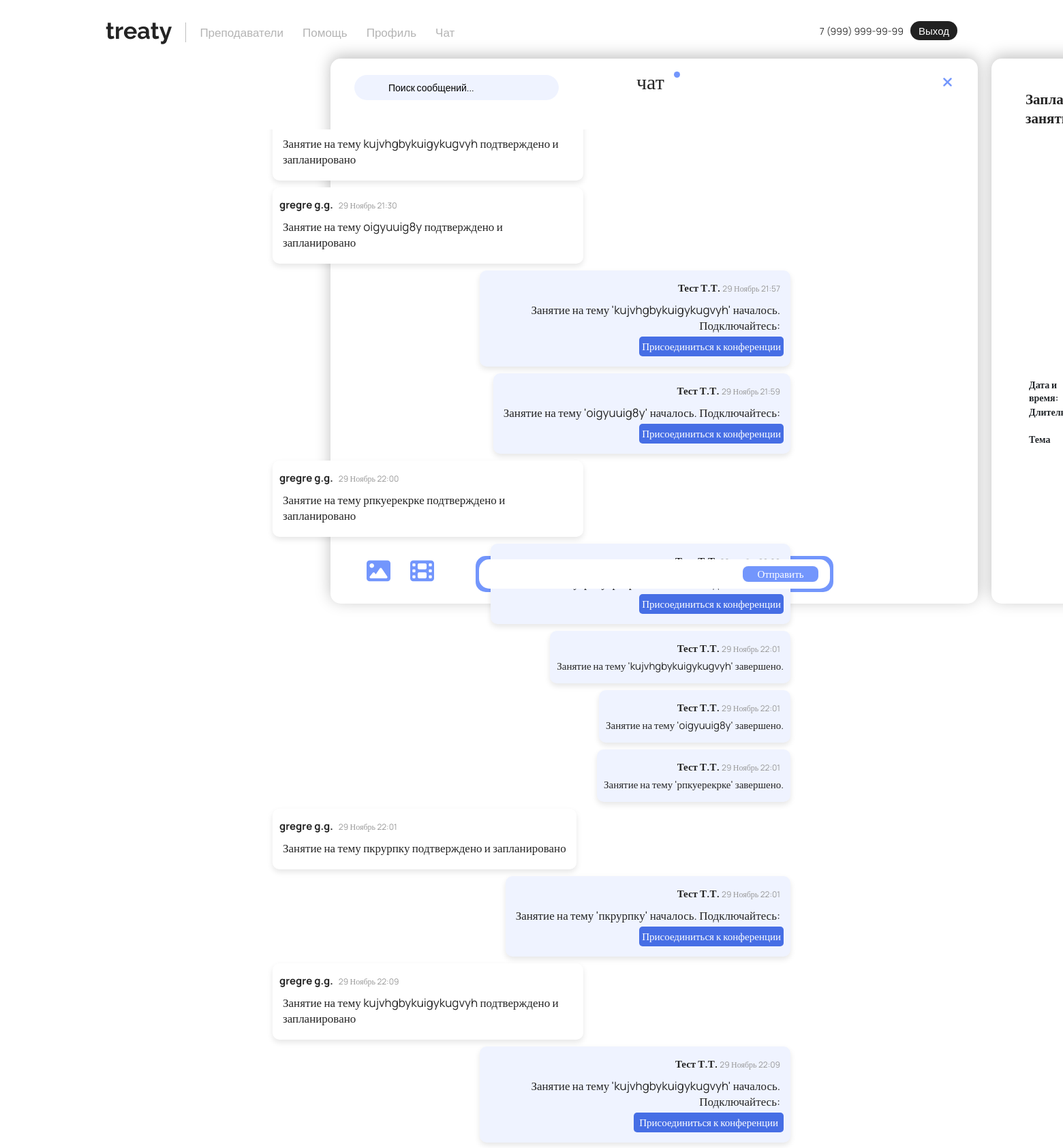
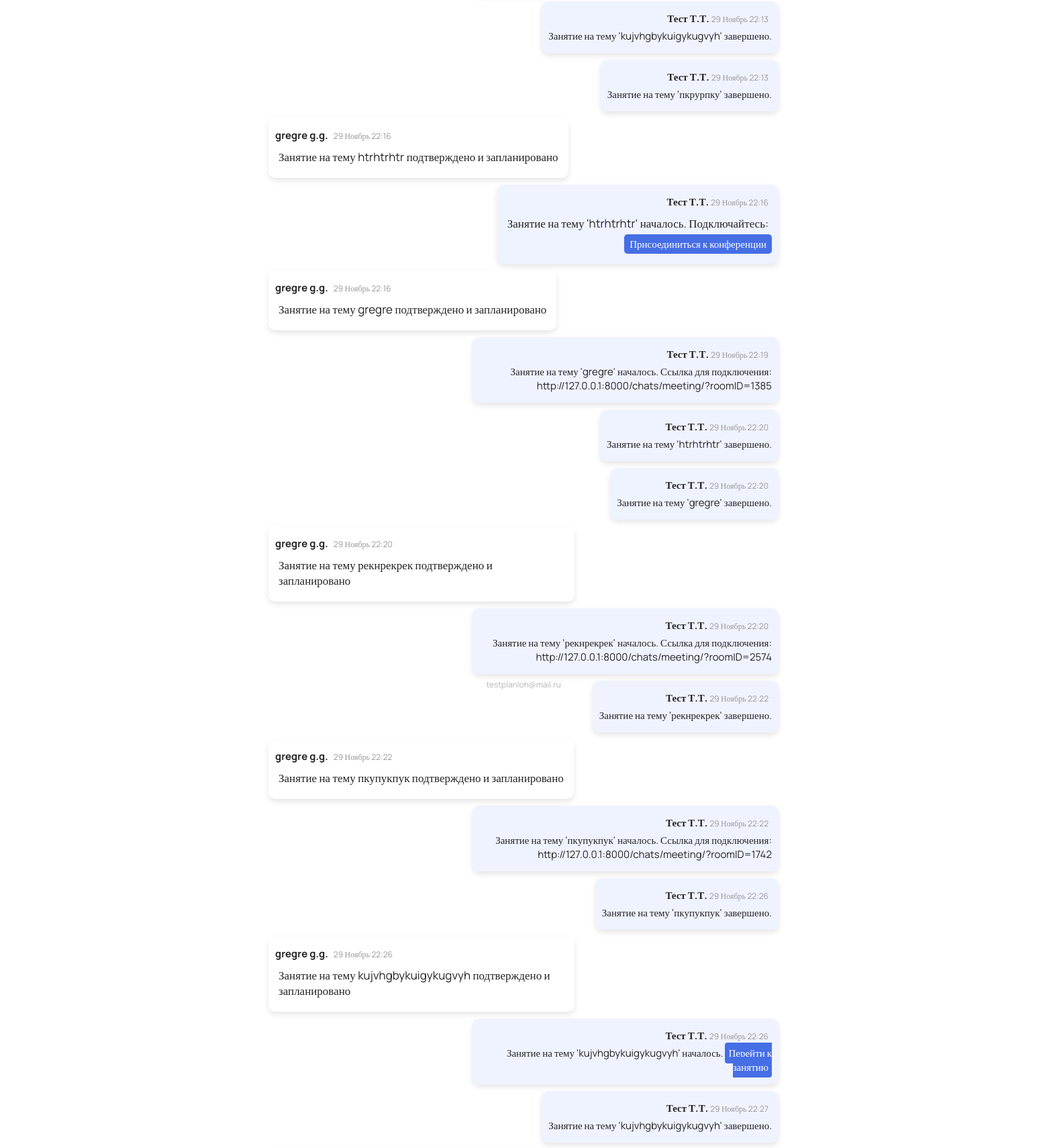
Screenshot of /chats/chat/23/ (signed in, upper part) with the database file from the repository (2 pictures, top to bottom).
### main/models.py (models this page shows, shortened)
class CustomUser(AbstractUser):
    username = None
    email = models.EmailField(unique=True)
    birthday = models.DateField(null=True, blank=True)
    phone = models.CharField(max_length=15, blank=True)
    contact = models.CharField(max_length=50, blank=True)
    last_name = models.CharField(max_length=150, blank=False)  # Фамилия
    first_name = models.CharField(max_length=150, blank=False)  # Имя
    middle_name = models.CharField(max_length=150, blank=False)  # Отчество
    avatar = models.ImageField(upload_to='avatars/', null=True, blank=True)
    is_active = models.BooleanField(default=True)
    is_staff = models.BooleanField(default=False)
    is_superuser = models.BooleanField(default=False)
    date_joined = models.DateTimeField(default=timezone.now)
    rating = models.FloatField(default=0.0)
    USERNAME_FIELD = 'email'
    REQUIRED_FIELDS = []
    objects = CustomUserManager()
    def get_display_name(self):
        return f"{self.first_name} {self.last_name[0]}.{self.middle_name[0]}."

### chat/models.py (models this page shows, shortened)
class Message(models.Model):
    sender = models.ForeignKey(CustomUser, on_delete=models.CASCADE, related_name="sent_messages")
    receiver = models.ForeignKey(CustomUser, on_delete=models.CASCADE, related_name="received_messages")
    content = models.TextField()
    timestamp = models.DateTimeField(auto_now_add=True)
    image = models.ImageField(upload_to="message_images/", null=True, blank=True)
    video = models.FileField(upload_to="message_videos/", null=True, blank=True)

### chat/views.py (the view, shortened to what this page needs)
# urls.py: path('', views.chat_view, name='chats'),
@login_required
def chat_view(request, receiver_id):
    try:
        receiver = CustomUser.objects.get(id=receiver_id)
    except CustomUser.DoesNotExist:
        return redirect("chat_list_view")
    messages = Message.objects.filter(
        (Q(sender=request.user) & Q(receiver=receiver) & ~Q(content__icontains="Для Вас назначено новое занятие!")) |
        (Q(sender=receiver) & Q(receiver=request.user))
    ).order_by("timestamp")
    lessons = Lesson.objects.filter(
        Q(teacher=request.user, student=receiver) |
        Q(teacher=receiver, student=request.user)
    ).order_by("date_time")
    lessons_count = lessons.count()
    start_lesson_button = None
    end_lesson_button = None
    for lesson in lessons:
        if lesson.status == 'scheduled' and lesson.teacher == request.user:
            start_lesson_button = lesson  # Преподаватель может начать занятие
        elif lesson.status == 'in_progress' and lesson.teacher == request.user:
            end_lesson_button = lesson  # Преподаватель может завершить занятие
    confirm_lesson_id = request.GET.get("confirm_lesson")
    decline_lesson_id = request.GET.get("decline_lesson")
    return render(request, "main/chat_detail.html", {
        "messages": messages,
        "receiver": receiver,
        "lessons": lessons,  # Передаем список всех занятий
        "lessons_count": lessons_count,  # Передаем количество занятий
        "start_lesson_button": start_lesson_button,
        "end_lesson_button": end_lesson_button
    })

### chat/templates/main/chat_detail.html (shortened to what this page needs)
{% extends 'main/layout.html' %}
{% load static %}
{% block style %}
<link rel="stylesheet" href="{% static 'main/css/chat.css' %}">
{% endblock %}
{% block content %}
<div><input type="text" id="searchInput" placeholder="Поиск сообщений..." class="searchM2" onkeyup="filterSearch()">
</div>
<div class="yourchatstext2">чат</div>
<div class="krujok2"></div>
<h2 class="username">{{ receiver.email }}</h2>
<div class="rectangle6"></div>
<a href="/chats/" class="close-chat-icon">
    <i class="fa fa-times" style="color: #7396FC; font-size: 20px;"></i>
</a>
<div id="chat-box">
    {% for message in messages %}
    <div class="message {% if message.sender == user %}sent{% else %}received{% endif %}">
        <p>
            <strong class="username2">{{ message.sender.get_display_name }}</strong>
            <small>{{ message.timestamp|date:"j F H:i" }}</small>
        </p>
        <p class="message-content">
            {{ message.content|safe }}
        </p>
    </div>
    {% empty %}
    <p>Сообщений пока нет. Начните переписку!</p>
    {% endfor %}
</div>
{% if user.is_staff %}
<div class="lessons-list">
    <div class="plantext">Запланированные занятия</div>
    <div class="backgroundlesson"></div>
</div>
{% if not lesson %}
<form method="post" action="{% url 'chat_view' receiver.id %}">
    <div class="datetime" for="date_time">Дата и время:</div>
    <input class="datetimeinput" type="datetime-local" name="date_time" required><br>
    <div class="dlit" for="duration">Длительность</div>
    <input class="dlitinput" type="time" name="duration" required><br>
    <div class="topic" for="topic">Тема</div>
    <input class="topicinput" type="text" name="topic" required><br>
</form>
{% endif %}
{% endif %}
<form method="post" enctype="multipart/form-data">
    <button type="submit" class="startchat2">Отправить</button>
    <div class="message-textarea">
        <input name="content" required>
    </div>
    <div>
        <label for="image-input" style="cursor: pointer; position: absolute; top: 821px; left: 538px;">
            <i class="fa fa-image" style="color: #7396FC; font-size: 35px;"></i>
        </label>
        <label for="video-input" style="cursor: pointer; position: absolute; top: 821px; left: 602px;">
            <i class="fa fa-film" style="color: #7396FC; font-size: 35px;"></i>
        </label>
    </div>
</form>
{% endblock %}

### main/static/main/css/main.css (style rules this page uses)
body { overflow-x: hidden; min-height: 100%; position: relative; opacity: 0; padding-bottom: 100px; }
body.theme-loaded { opacity: 1; }

### main/static/main/css/reglog.css (style rules this page uses)
body { background-color: #ffffff !important; overflow-x: hidden; }

### rows the page displays
CustomUser: email "testplanloh@mail.ru"
Message: content "Занятие на тему kujvhgbykuigykugvyh подтверждено и запланировано"
Message: sender.get_display_name "gregre g.g.", timestamp "29 Ноябрь 21:30", content "Занятие на тему oigyuuig8y подтверждено и запланировано"
Message: sender.get_display_name "Тест Т.Т.", timestamp "29 Ноябрь 21:57", content "Занятие на тему 'kujvhgbykuigykugvyh' началось. Подключайтесь: Присоединиться к конференции"
Message: sender.get_display_name "Тест Т.Т.", timestamp "29 Ноябрь 21:59", content "Занятие на тему 'oigyuuig8y' началось. Подключайтесь: Присоединиться к конференции"
Message: sender.get_display_name "gregre g.g.", timestamp "29 Ноябрь 22:00", content "Занятие на тему рпкуерекрке подтверждено и запланировано"
Message: content "Присоединиться к конференции"
Message: sender.get_display_name "Тест Т.Т.", timestamp "29 Ноябрь 22:01", content "Занятие на тему 'kujvhgbykuigykugvyh' завершено."
Message: sender.get_display_name "Тест Т.Т.", timestamp "29 Ноябрь 22:01", content "Занятие на тему 'oigyuuig8y' завершено."
Message: sender.get_display_name "Тест Т.Т.", timestamp "29 Ноябрь 22:01", content "Занятие на тему 'рпкуерекрке' завершено."
Message: sender.get_display_name "gregre g.g.", timestamp "29 Ноябрь 22:01", content "Занятие на тему пкрурпку подтверждено и запланировано"
Message: sender.get_display_name "Тест Т.Т.", timestamp "29 Ноябрь 22:01", content "Занятие на тему 'пкрурпку' началось. Подключайтесь: Присоединиться к конференции"
Message: sender.get_display_name "gregre g.g.", timestamp "29 Ноябрь 22:09", content "Занятие на тему kujvhgbykuigykugvyh подтверждено и запланировано"
Message: sender.get_display_name "Тест Т.Т.", timestamp "29 Ноябрь 22:09", content "Занятие на тему 'kujvhgbykuigykugvyh' началось. Подключайтесь: Присоединиться к конференции"
Message: sender.get_display_name "Тест Т.Т.", timestamp "29 Ноябрь 22:13", content "Занятие на тему 'kujvhgbykuigykugvyh' завершено."
Message: sender.get_display_name "Тест Т.Т.", timestamp "29 Ноябрь 22:13", content "Занятие на тему 'пкрурпку' завершено."
Message: sender.get_display_name "gregre g.g.", timestamp "29 Ноябрь 22:16", content "Занятие на тему htrhtrhtr подтверждено и запланировано"
Message: sender.get_display_name "Тест Т.Т.", timestamp "29 Ноябрь 22:16", content "Занятие на тему 'htrhtrhtr' началось. Подключайтесь: Присоединиться к конференции"
Message: sender.get_display_name "gregre g.g.", timestamp "29 Ноябрь 22:16", content "Занятие на тему gregre подтверждено и запланировано"
Message: sender.get_display_name "Тест Т.Т.", timestamp "29 Ноябрь 22:19", content "Занятие на тему 'gregre' началось. Ссылка для подключения: http://127.0.0.1:8000/chats/meeting/?roomID=1385"
Message: sender.get_display_name "Тест Т.Т.", timestamp "29 Ноябрь 22:20", content "Занятие на тему 'htrhtrhtr' завершено."
Message: sender.get_display_name "Тест Т.Т.", timestamp "29 Ноябрь 22:20", content "Занятие на тему 'gregre' завершено."
Message: sender.get_display_name "gregre g.g.", timestamp "29 Ноябрь 22:20", content "Занятие на тему рекнрекрек подтверждено и запланировано"
Message: sender.get_display_name "Тест Т.Т.", timestamp "29 Ноябрь 22:20", content "Занятие на тему 'рекнрекрек' началось. Ссылка для подключения: http://127.0.0.1:8000/chats/meeting/?roomID=2574"
Message: sender.get_display_name "Тест Т.Т.", timestamp "29 Ноябрь 22:22", content "Занятие на тему 'рекнрекрек' завершено."
Message: sender.get_display_name "gregre g.g.", timestamp "29 Ноябрь 22:22", content "Занятие на тему пкупукпук подтверждено и запланировано"
Message: sender.get_display_name "Тест Т.Т.", timestamp "29 Ноябрь 22:22", content "Занятие на тему 'пкупукпук' началось. Ссылка для подключения: http://127.0.0.1:8000/chats/meeting/?roomID=1742"
Message: sender.get_display_name "Тест Т.Т.", timestamp "29 Ноябрь 22:26", content "Занятие на тему 'пкупукпук' завершено."
Message: sender.get_display_name "gregre g.g.", timestamp "29 Ноябрь 22:26", content "Занятие на тему kujvhgbykuigykugvyh подтверждено и запланировано"
Message: sender.get_display_name "Тест Т.Т.", timestamp "29 Ноябрь 22:26", content "Занятие на тему 'kujvhgbykuigykugvyh' началось. Перейти к занятию"
Message: sender.get_display_name "Тест Т.Т.", timestamp "29 Ноябрь 22:27", content "Занятие на тему 'kujvhgbykuigykugvyh' завершено."
